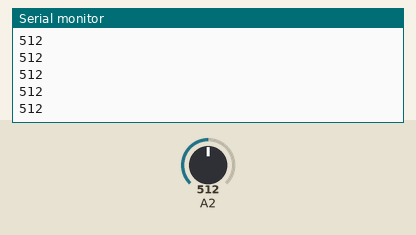
Bench run of a sketch on a simulated Arduino Uno, built with avr-gcc and run on an emulated ATmega328P. Shown: the last lines printed to the serial monitor. The test bench sets the inputs (shaded band); at power-on: A2 = 512.

Above: at 1.2 s.
1.3 s: A2 set to 716
At 1.9 s:
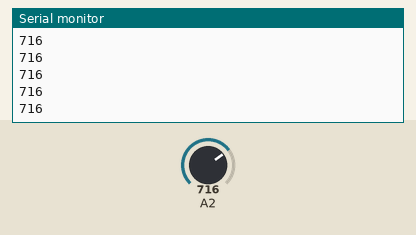
2.8 s: A2 set to 900
At 3.7 s:
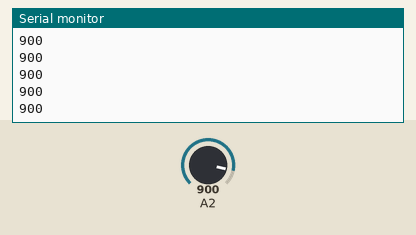
Timing chart, 0 to 5.8 s (numbered marks = the images above; inputs shaded):
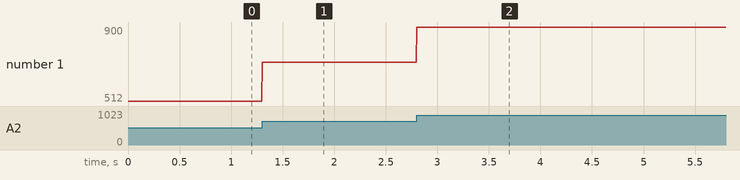

The sketch:

sketch_sep01b.ino
```cpp
void setup() {
  // put your setup code here, to run once:
Serial.begin(115200);
}

void loop() {
  Serial.println(analogRead(10));
  delay(5);

}
```

Measured:
- after the input at 1.3 s, the serial monitor: prints a new line at once (image 1)
- after the input at 2.8 s, the serial monitor: prints a new line at once (image 2)
- plotted number 1: 512 → 716 after the input at 1.3 s, 716 → 900 after the input at 2.8 s
